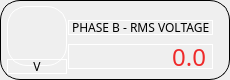
                    <widget class="QFrame" name="horizontalFrame_3">
                     <property name="minimumSize">
                      <size>
                       <width>230</width>
                       <height>80</height>
                      </size>
                     </property>
                     <property name="maximumSize">
                      <size>
                       <width>230</width>
                       <height>80</height>
                      </size>
                     </property>
                     <property name="styleSheet">
                      <string notr="true">border: 1px solid #000000;
border-radius: 20px;</string>
                     </property>
                     <layout class="QHBoxLayout" name="horizontalLayout_5">
                      <property name="spacing">
                       <number>0</number>
                      </property>
                      <property name="leftMargin">
                       <number>5</number>
                      </property>
                      <property name="topMargin">
                       <number>5</number>
                      </property>
                      <property name="rightMargin">
                       <number>5</number>
                      </property>
                      <property name="bottomMargin">
                       <number>5</number>
                      </property>
                      <item>
                       <layout class="QVBoxLayout" name="verticalLayout_6">
                        <property name="spacing">
                         <number>0</number>
                        </property>
                        <item>
                         <widget class="QLabel" name="label_4">
                          <property name="sizePolicy">
                           <sizepolicy hsizetype="Fixed" vsizetype="Fixed">
                            <horstretch>0</horstretch>
                            <verstretch>0</verstretch>
                           </sizepolicy>
                          </property>
                          <property name="minimumSize">
                           <size>
                            <width>60</width>
                            <height>60</height>
                           </size>
                          </property>
                          <property name="maximumSize">
                           <size>
                            <width>60</width>
                            <height>60</height>
                           </size>
                          </property>
                          <property name="styleSheet">
                           <string notr="true">border-color: rgb(255, 255, 255);
image: url(:/icons/V.jpg);</string>
                          </property>
                          <property name="text">
                           <string/>
                          </property>
                         </widget>
                        </item>
                        <item>
                         <widget class="QLabel" name="label_51">
                          <property name="sizePolicy">
                           <sizepolicy hsizetype="Fixed" vsizetype="Fixed">
                            <horstretch>0</horstretch>
                            <verstretch>0</verstretch>
                           </sizepolicy>
                          </property>
                          <property name="minimumSize">
                           <size>
                            <width>60</width>
                            <height>15</height>
                           </size>
                          </property>
                          <property name="maximumSize">
                           <size>
                            <width>60</width>
                            <height>15</height>
                           </size>
                          </property>
                          <property name="font">
                           <font>
                            <family>Gilroy</family>
                           </font>
                          </property>
                          <property name="styleSheet">
                           <string notr="true">border-color: rgb(255, 255, 255);</string>
                          </property>
                          <property name="text">
                           <string>V</string>
                          </property>
                          <property name="alignment">
                           <set>Qt::AlignCenter</set>
                          </property>
                         </widget>
                        </item>
                       </layout>
                      </item>
                      <item>
                       <layout class="QVBoxLayout" name="verticalLayout_7">
                        <property name="spacing">
                         <number>5</number>
                        </property>
                        <property name="topMargin">
                         <number>10</number>
                        </property>
                        <property name="rightMargin">
                         <number>10</number>
                        </property>
                        <item>
                         <widget class="QLabel" name="label_5">
                          <property name="sizePolicy">
                           <sizepolicy hsizetype="Fixed" vsizetype="Fixed">
                            <horstretch>0</horstretch>
                            <verstretch>0</verstretch>
                           </sizepolicy>
                          </property>
                          <property name="minimumSize">
                           <size>
                            <width>145</width>
                            <height>15</height>
                           </size>
                          </property>
                          <property name="maximumSize">
                           <size>
                            <width>145</width>
                            <height>15</height>
                           </size>
                          </property>
                          <property name="sizeIncrement">
                           <size>
                            <width>145</width>
                            <height>15</height>
                           </size>
                          </property>
                          <property name="baseSize">
                           <size>
                            <width>145</width>
                            <height>15</height>
                           </size>
                          </property>
                          <property name="font">
                           <font>
                            <family>Gilroy</family>
                            <pointsize>9</pointsize>
                           </font>
                          </property>
                          <property name="styleSheet">
                           <string notr="true">border-color: rgb(255, 255, 255);</string>
                          </property>
                          <property name="text">
                           <string>PHASE B - RMS VOLTAGE</string>
                          </property>
                         </widget>
                        </item>
                        <item>
                         <widget class="QLabel" name="rms_v_b_1">
                          <property name="sizePolicy">
                           <sizepolicy hsizetype="Preferred" vsizetype="Preferred">
                            <horstretch>0</horstretch>
                            <verstretch>0</verstretch>
                           </sizepolicy>
                          </property>
                          <property name="minimumSize">
                           <size>
                            <width>145</width>
                            <height>25</height>
                           </size>
                          </property>
                          <property name="maximumSize">
                           <size>
                            <width>145</width>
                            <height>25</height>
                           </size>
                          </property>
                          <property name="sizeIncrement">
                           <size>
                            <width>145</width>
                            <height>25</height>
                           </size>
                          </property>
                          <property name="baseSize">
                           <size>
                            <width>145</width>
                            <height>25</height>
                           </size>
                          </property>
                          <property name="font">
                           <font>
                            <family>Gilroy</family>
                            <pointsize>18</pointsize>
                           </font>
                          </property>
                          <property name="styleSheet">
                           <string notr="true">color: rgb(239, 41, 41);
border-color: rgb(255, 255, 255);</string>
                          </property>
                          <property name="text">
                           <string>0.0</string>
                          </property>
                          <property name="alignment">
                           <set>Qt::AlignRight|Qt::AlignTrailing|Qt::AlignVCenter</set>
                          </property>
                         </widget>
                        </item>
                       </layout>
                      </item>
                     </layout>
                    </widget>
